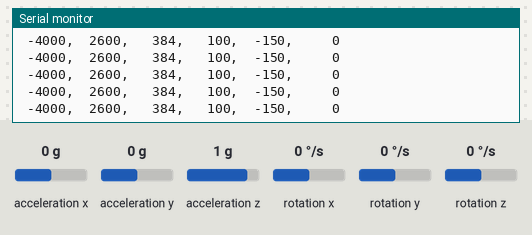
Simulated run of this sketch. Board: Arduino Uno, built with avr-gcc and run on an emulated ATmega328P. On the bench: the last lines printed to the serial monitor. Wiring (inferred from the names in the program): MPU-6050 motion sensor at I2C address 0x68. Inputs (shaded band) come from the test bench; at power-on: acceleration x 0 g, acceleration y 0 g, acceleration z 1 g, rotation x 0 °/s, rotation y 0 °/s, rotation z 0 °/s.

Above: at 1.2 s.
1.3 s: acceleration x set to -1.4 g
At 1.34 s:
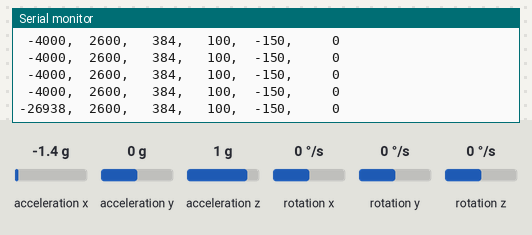
3.2 s: acceleration y set to -1.4 g
At 3.29 s:
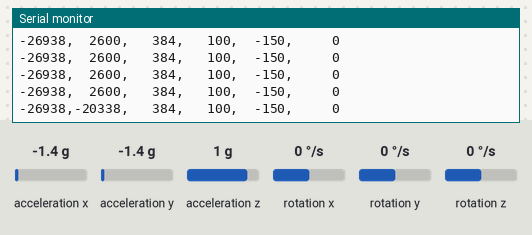
5.1 s: acceleration z set to -1.4 g
At 5.14 s:
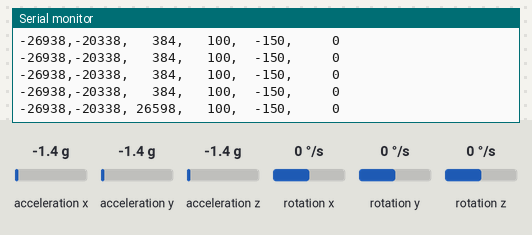
7.0 s: rotation x set to -192 °/s
At 7.09 s:
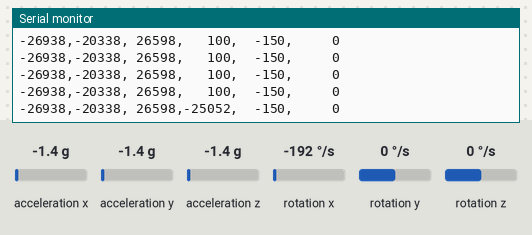
8.9 s: rotation y set to -192 °/s
At 8.94 s:
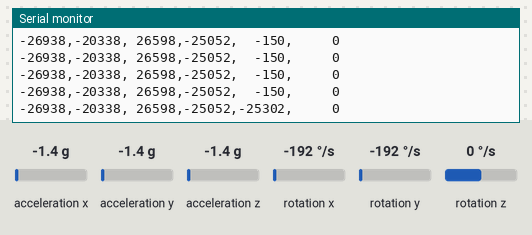
10.8 s: rotation z set to -192 °/s
At 10.89 s:
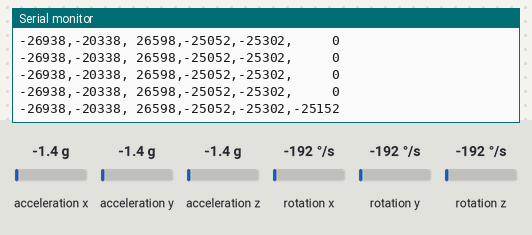

The sketch:

project.ino
```cpp
#include "Wire.h" // This library allows you to communicate with I2C devices.

const int MPU_ADDR = 0x68; // I2C address of the MPU-6050. If AD0 pin is set to HIGH, the I2C address will be 0x69.

int16_t accelerometer_x, accelerometer_y, accelerometer_z; // variables for accelerometer raw data
int16_t gyro_x, gyro_y, gyro_z; // variables for gyro raw data
int16_t temp; // variables for temperature data
int16_t accoffsetX=4000;
int16_t accoffsetY=-2600;
int16_t accoffsetZ=16000;
int16_t gyoffsetX=-100;
int16_t gyoffsetY=150;
int16_t gyoffsetZ=0;

char tmp_str[7]; // temporary variable used in the convert function

char* convert_int16_to_str(int16_t i) { // converts int16 to string. Moreover, resulting strings will have the same length in the debug monitor.
  sprintf(tmp_str, "%6d", i);
  return tmp_str;
}

void setup() {
  Serial.begin(9600);
  Wire.begin();
  Wire.beginTransmission(MPU_ADDR); // Begins a transmission to the I2C slave (GY-521 board)
  Wire.write(0x6B); // PWR_MGMT_1 register
  Wire.write(0); // set to zero (wakes up the MPU-6050)
  Wire.endTransmission(true);
}

void loop() {
  Wire.beginTransmission(MPU_ADDR);
  Wire.write(0x3B); // starting with register 0x3B (ACCEL_XOUT_H) [MPU-6000 and MPU-6050 Register Map and Descriptions Revision 4.2, p.40]
  Wire.endTransmission(false); // the parameter indicates that the Arduino will send a restart. As a result, the connection is kept active.
  Wire.requestFrom(MPU_ADDR, 7 * 2, true); // request a total of 7 * 2 = 14 registers

  // "Wire.read() << 8 | Wire.read();" means two registers are read and stored in the same variable
  accelerometer_x = (Wire.read() << 8 | Wire.read())-accoffsetX; // reading registers: 0x3B (ACCEL_XOUT_H) and 0x3C (ACCEL_XOUT_L)
  accelerometer_y = (Wire.read() << 8 | Wire.read())-accoffsetY; // reading registers: 0x3D (ACCEL_YOUT_H) and 0x3E (ACCEL_YOUT_L)
  accelerometer_z = (Wire.read() << 8 | Wire.read())-accoffsetZ; // reading registers: 0x3F (ACCEL_ZOUT_H) and 0x40 (ACCEL_ZOUT_L)
  temp=Wire.read()<<8 | Wire.read();
  gyro_x = (Wire.read() << 8 | Wire.read())-gyoffsetX; // reading registers: 0x43 (GYRO_XOUT_H) and 0x44 (GYRO_XOUT_L)
  gyro_y = (Wire.read() << 8 | Wire.read())-gyoffsetY; // reading registers: 0x45 (GYRO_YOUT_H) and 0x46 (GYRO_YOUT_L)
  gyro_z = (Wire.read() << 8 | Wire.read())-gyoffsetZ; // reading registers: 0x47 (GYRO_ZOUT_H) and 0x48 (GYRO_ZOUT_L)

  // print out data
  Serial.print(convert_int16_to_str(accelerometer_x));
  Serial.print(",");
  Serial.print(convert_int16_to_str(accelerometer_y));
  Serial.print(",");
  Serial.print(convert_int16_to_str(accelerometer_z));
  // the following equation was taken from the documentation [MPU-6000/MPU-6050 Register Map and Description, p.30]
  Serial.print(",");
  Serial.print(convert_int16_to_str(gyro_x));
  Serial.print(",");
  Serial.print(convert_int16_to_str(gyro_y));
  Serial.print(",");
  Serial.print(convert_int16_to_str(gyro_z));
  Serial.println();

  // delay
  delay(100);
}
```

Measured:
- after the input at 1.3 s, the serial monitor: prints a new line at once (image 1)
- after the input at 3.2 s, the serial monitor: prints a new line after 0.09 s (image 2)
- after the input at 5.1 s, the serial monitor: prints a new line at once (image 3)
- after the input at 7.0 s, the serial monitor: prints a new line after 0.09 s (image 4)
- after the input at 8.9 s, the serial monitor: prints a new line at once (image 5)
- after the input at 10.8 s, the serial monitor: prints a new line after 0.09 s (image 6)
